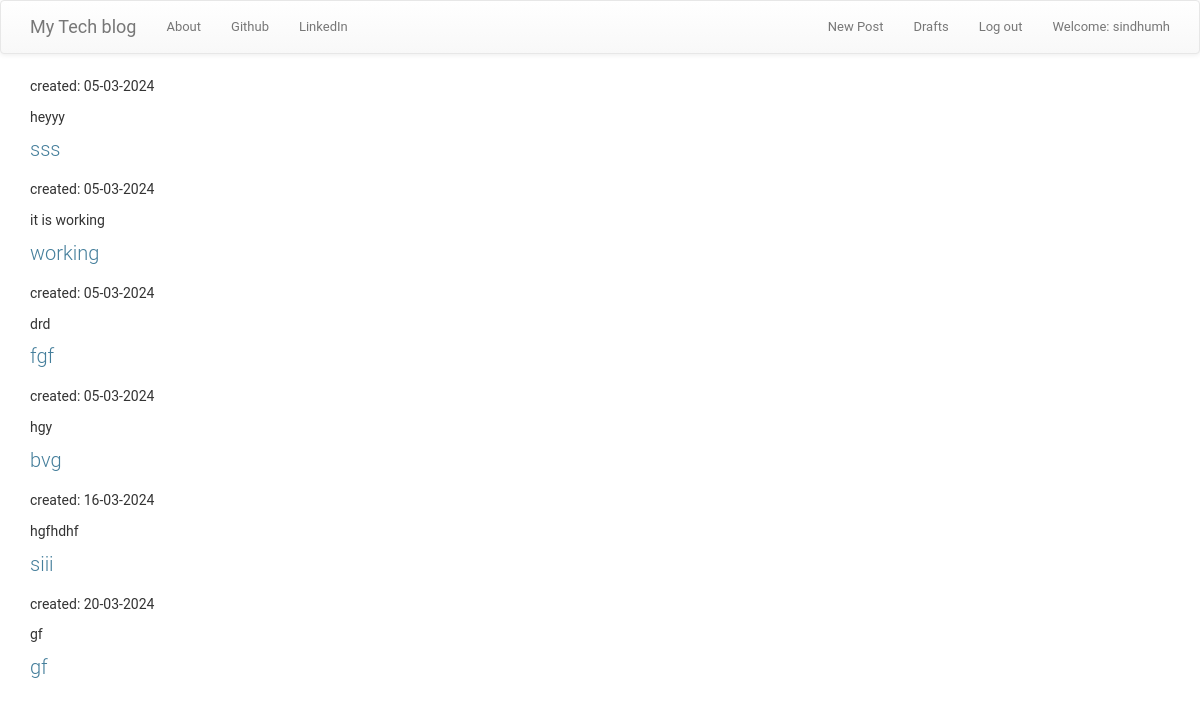
Screenshot of /blog/post_draft_list (signed in) with the database file from the repository.
### blog/models.py (models this page shows, shortened)
class Post(models.Model):
    author = models.ForeignKey(User, on_delete=models.CASCADE)
    title = models.CharField(max_length=200)
    text = models.TextField()
    created_date = models.DateTimeField(default=timezone.now)
    published_date = models.DateTimeField(blank=True, null=True)

### blog/views.py (the view)
# urls.py: url(r'post_draft_list', views.DraftListView.as_view(), name='post_draft_list'),
class DraftListView(LoginRequiredMixin,ListView):
    login_url='/login/'
    redirect_field_name = 'post_detail.html'
    form_class = PostForm
    template_name = 'post_draft_list.html'
    model=Post
    def get_context_data(self, **kwargs):
        context = super().get_context_data(**kwargs)
        context['posts'] = Post.objects.filter(published_date__isnull=True).order_by('created_date')
        return context

### blog/templates/post_draft_list.html
{% extends 'base.html' %}
{% block content %}
    {% for post in posts %}
        <div class="post">
            <p class="date">created: {{ post.created_date|date:'d-m-Y' }}</p>
            <p>{{ post.text|striptags }}</p>
            <h1><a href="{% url 'post_detail' pk=post.pk %}">{{ post.title }}</a></h1>
        </div>
    {% endfor %}
{% endblock %}

### blog/templates/base.html (shortened to what this page needs)
<!DOCTYPE html>
{% load static %}
<html>
    <head>
        <link rel="stylesheet" href="https://maxcdn.bootstrapcdn.com/bootstrap/3.3.7/css/bootstrap.min.css">
        <link rel="stylesheet" href="https://maxcdn.bootstrapcdn.com/bootstrap/3.3.7/css/bootstrap-theme.min.css">
        <link rel="stylesheet" href="//cdn.jsdelivr.net/medium-editor/latest/css/medium-editor.min.css" type="text/css" media="screen" charset="utf-8">
        <link rel="stylesheet" href="{% static 'css/blog.css' %}">
<body class='loader'>
  <nav class="navbar navbar-default techfont custom-navbar">
    <div class="container">
      <ul class="nav navbar-nav">
        <li><a class='navbar-brand bigbrand' href="{% url 'post_list' %}">My Tech blog</a></li>
        <li><a href="{% url 'about'%}">About</a></li>
        <li><a href="https://www.github.com">Github</a></li>
        <li><a href="https://www.linkedin.com">LinkedIn</a></li>
      </ul>
      <ul class="nav navbar-nav navbar-right">
        {% if user.is_authenticated %}
        <li>
          <a href="{% url 'post_new' %}" >New Post</a>
        </li>
        <li>
          <a href="{% url 'post_draft_list' %}">Drafts</a>
        </li>
        <li>
          <a href="{% url 'logout' %}" >Log out</a>
        </li>
        <li>
          <a >Welcome: {{ user.username }}</a>
        </li>
          {% else %}
          <li><a class='nav navbar-right' href="{% url 'login' %}" ><span class="glyphicon glyphicon-user"></span></a></li>
        {% endif %}
      </ul>
  </div>
</nav>
        <div class="content container">
            <div class="row">
                <div class="col-md-8">
                  <div class="blog_posts">
                    {% block content %}
                    {% endblock %}
                  </div>
                </div>
            </div>
        </div>
</body>
</html>

### blog/static/css/blog.css (style rules this page uses)
body { margin: 0; padding: 0; font-size: 14px; font-family: "Roboto","Lucida Grande","DejaVu Sans","Bitstream Vera Sans",Verdana,Arial,sans-serif; color: #333; background: #fff; }
a:link, a:visited { color: #447e9b; text-decoration: none; }
p, ol, ul, dl { margin: .2em 0 .8em 0; }
p { padding: 0; line-height: 140%; }
h1,h2,h3,h4,h5 { font-weight: bold; }
h1 { margin: 0 0 20px; font-weight: 300; font-size: 20px; color: #666; }
ul li { list-style-type: square; padding: 1px 0; }
li, dt, dd { font-size: 13px; line-height: 20px; }

### rows the page displays
Post: created_date "05-03-2024", text "heyyy", title "sss"
Post: created_date "05-03-2024", text "it is working", title "working"
Post: created_date "05-03-2024", text "drd", title "fgf"
Post: created_date "05-03-2024", text "hgy", title "bvg"
Post: created_date "16-03-2024", text "hgfhdhf", title "siii"
Post: created_date "20-03-2024", text "gf", title "gf"

### other values shown
{{ user.username }} "sindhumh"
